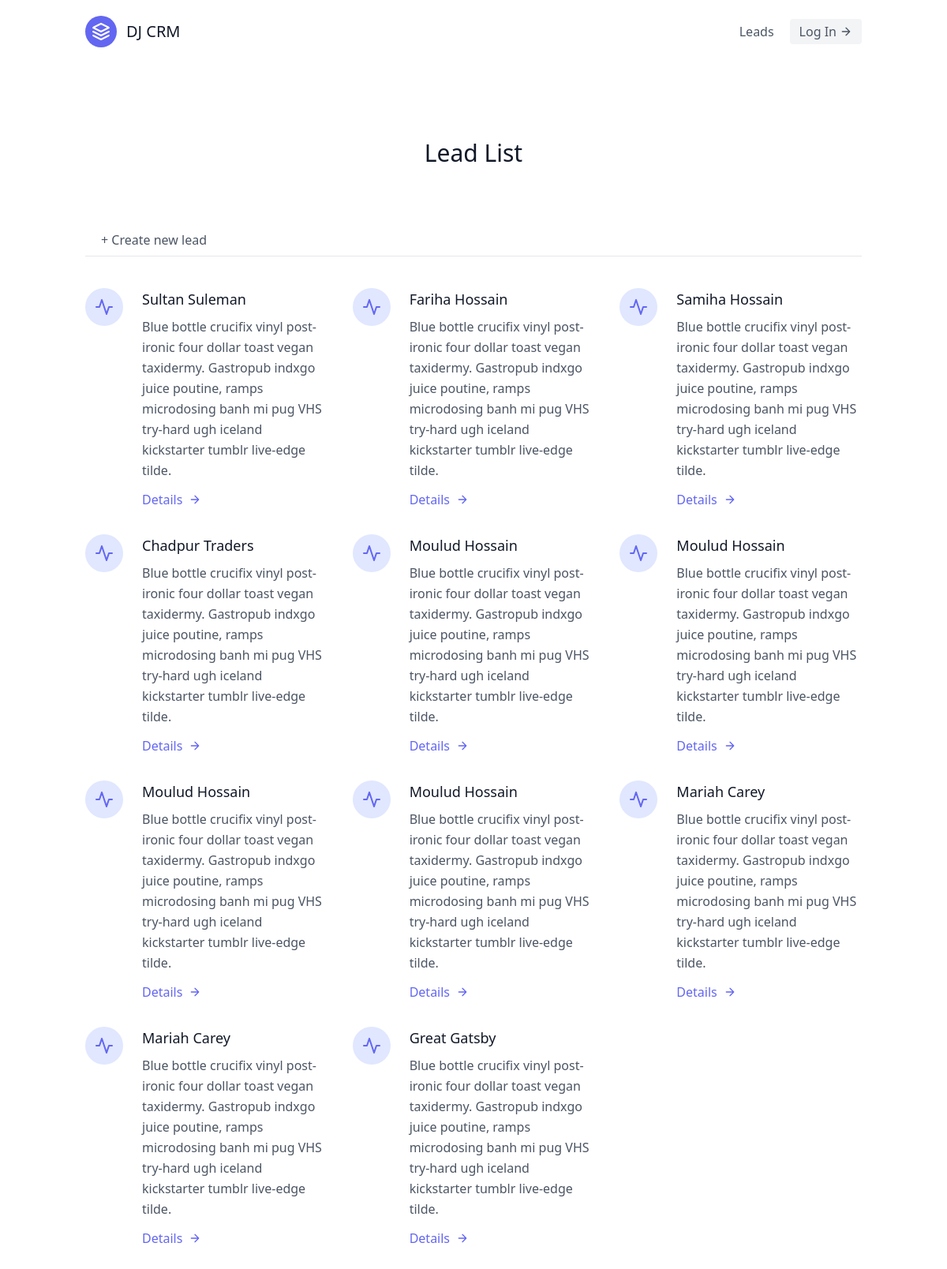
Screenshot of /leads/ with the database file from the repository.
### leads/models.py (models this page shows, shortened)
class Lead(models.Model):
    first_name = models.CharField(max_length=20)
    last_name = models.CharField(max_length=20)
    age = models.IntegerField(default=0)
    agent = models.ForeignKey("Agent", on_delete=models.CASCADE)

### leads/views.py (the view)
# urls.py: path("", LeadListView.as_view(), name="lead_list"),
class LeadListView(ListView):
    template_name = "leads/lead_list.html"
    queryset = Lead.objects.all()
    context_object_name = "leads"

### leads/templates/leads/lead_list.html
{% extends "base.html" %}
{% block content %}
<section class="text-gray-600 body-font">
    <div class="container px-5 py-24 mx-auto">
      <h1 class="sm:text-3xl text-2xl font-medium title-font text-center text-gray-900 mb-20">Lead List
        <br class="hidden sm:block">
      </h1>
      <a class="mx-5 hover:text-blue-600" href="create/"> + Create new lead</a>
      <hr class="mb-10 mt-2">
      <div class="flex flex-wrap sm:-m-4 -mx-4 -mb-10 -mt-4 md:space-y-0 space-y-6">
        {% for lead in leads %}
        <div class="p-4 md:w-1/3 flex">
          <div class="w-12 h-12 inline-flex items-center justify-center rounded-full bg-indigo-100 text-indigo-500 mb-4 flex-shrink-0">
            <svg fill="none" stroke="currentColor" stroke-linecap="round" stroke-linejoin="round" stroke-width="2" class="w-6 h-6" viewBox="0 0 24 24">
              <path d="M22 12h-4l-3 9L9 3l-3 9H2"></path>
            </svg>
          </div>
          <div class="flex-grow pl-6">
            <h2 class="text-gray-900 text-lg title-font font-medium mb-2 hover:text-blue-600">{{lead.first_name}} {{lead.last_name}}</h2>
            <p class="leading-relaxed text-base">Blue bottle crucifix vinyl post-ironic four dollar toast vegan taxidermy. Gastropub indxgo juice poutine, ramps microdosing banh mi pug VHS try-hard ugh iceland kickstarter tumblr live-edge tilde.</p>
            <a href="/leads/{{lead.pk}}/" class="mt-3 text-indigo-500 inline-flex items-center">Details
              <svg fill="none" stroke="currentColor" stroke-linecap="round" stroke-linejoin="round" stroke-width="2" class="w-4 h-4 ml-2" viewBox="0 0 24 24">
                <path d="M5 12h14M12 5l7 7-7 7"></path>
              </svg>
            </a>
          </div>
        </div>
        {% endfor %}
      </div>
    </div>
  </section>
{% endblock content %}

### templates/base.html (shortened to what this page needs)
<!DOCTYPE html>
<html lang="en">
<head>
    <script src="https://cdn.tailwindcss.com"></script>
</head>
<body>
    {% include "navbar.html" %}
    {% block content %}
    {% endblock content %}
</body>
</html>

### templates/navbar.html
<header class="text-gray-600 body-font">
    <div class="container mx-auto flex flex-wrap p-5 flex-col md:flex-row items-center">
      <a href="/" class="flex title-font font-medium items-center text-gray-900 mb-4 md:mb-0">
        <svg xmlns="http://www.w3.org/2000/svg" fill="none" stroke="currentColor" stroke-linecap="round" stroke-linejoin="round" stroke-width="2" class="w-10 h-10 text-white p-2 bg-indigo-500 rounded-full" viewBox="0 0 24 24">
          <path d="M12 2L2 7l10 5 10-5-10-5zM2 17l10 5 10-5M2 12l10 5 10-5"></path>
        </svg>
        <span class="ml-3 text-xl">DJ CRM</span>
      </a>
      <nav class="md:ml-auto flex flex-wrap items-center text-base justify-center">
        <a href="/leads" class="mr-5 hover:text-gray-900">Leads</a>
      </nav>
      <a href="#"><button class="inline-flex items-center bg-gray-100 border-0 py-1 px-3 focus:outline-none hover:bg-gray-200 rounded text-base mt-4 md:mt-0">Log In
        <svg fill="none" stroke="currentColor" stroke-linecap="round" stroke-linejoin="round" stroke-width="2" class="w-4 h-4 ml-1" viewBox="0 0 24 24">
          <path d="M5 12h14M12 5l7 7-7 7"></path>
        </svg>
      </button></a>
    </div>
  </header>

### rows the page displays
Lead: first_name "Sultan", last_name "Suleman"
Lead: first_name "Fariha", last_name "Hossain"
Lead: first_name "Samiha", last_name "Hossain"
Lead: first_name "Chadpur", last_name "Traders"
Lead: first_name "Moulud", last_name "Hossain"
Lead: first_name "Moulud", last_name "Hossain"
Lead: first_name "Moulud", last_name "Hossain"
Lead: first_name "Moulud", last_name "Hossain"
Lead: first_name "Mariah", last_name "Carey"
Lead: first_name "Mariah", last_name "Carey"
Lead: first_name "Great", last_name "Gatsby"
